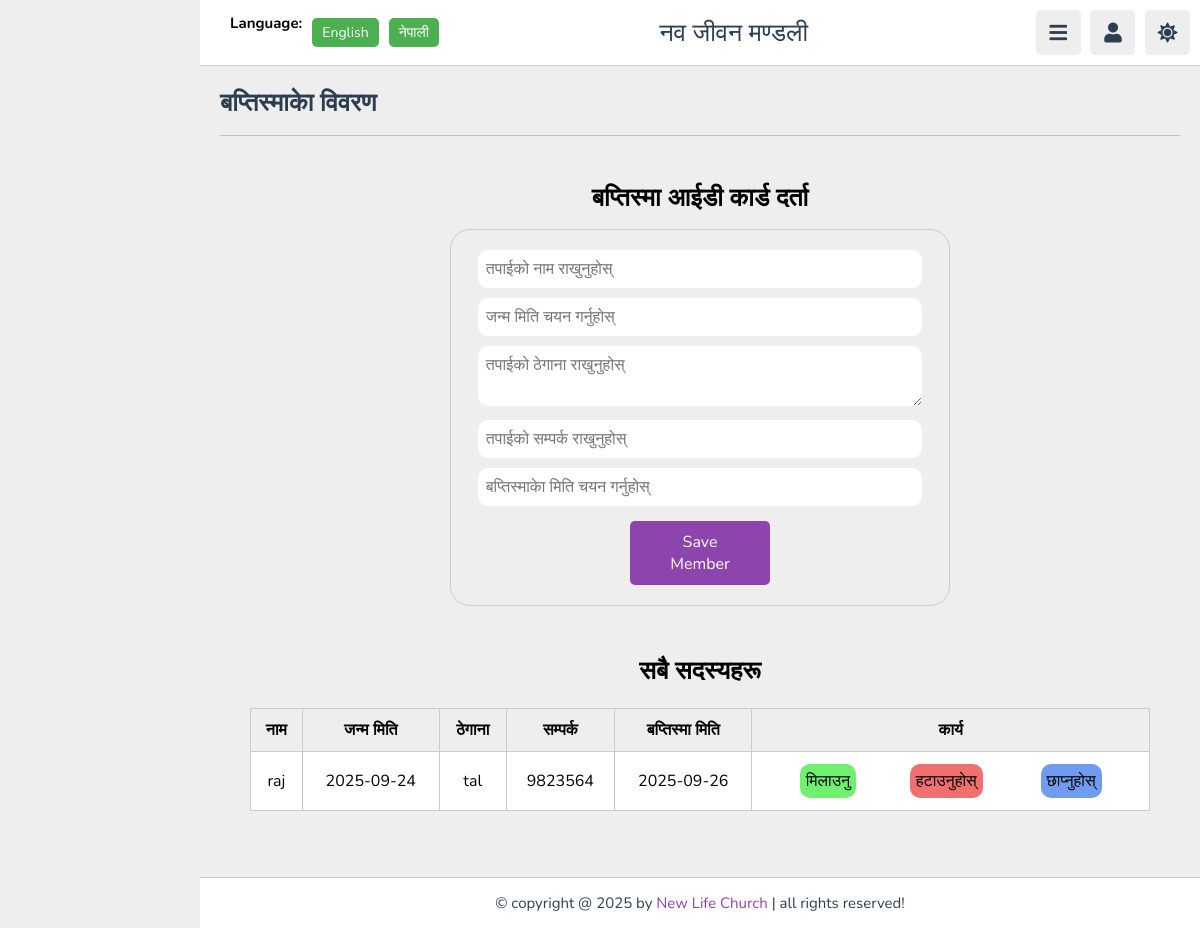
The app's page /baptism.php (signed in) with its own data.
### tables this page shows
CREATE TABLE `members` (
  `id` int(11) NOT NULL,
  `name` varchar(100) NOT NULL,
  `dob` date NOT NULL,
  `address` varchar(255) NOT NULL,
  `contact` varchar(20) NOT NULL,
  `baptism_date` date NOT NULL,
  `photo` varchar(255) NOT NULL,
  `created_at` timestamp NOT NULL DEFAULT current_timestamp()
);

### baptism.php (the view, shortened to what this page needs)
<?php
@include 'config.php';
$result = mysqli_query($conn, "SELECT * FROM members ORDER BY name ASC");
?>
<!DOCTYPE html>
<html lang="en">
<head>
   <link rel="stylesheet" href="https://cdnjs.cloudflare.com/ajax/libs/font-awesome/6.1.2/css/all.min.css">
   <link rel="stylesheet" href="https://cdnjs.cloudflare.com/ajax/libs/font-awesome/5.15.4/css/all.min.css">
<link href="https://nepalidatepicker.sajanmaharjan.com.np/v5/nepali.datepicker/css/nepali.datepicker.v5.0.6.min.css" rel="stylesheet" type="text/css"/>
<link href="https://nepalidatepicker.sajanmaharjan.com.np/v5/nepali.datepicker/css/nepali.datepicker.v5.0.6.min.css" rel="stylesheet" type="text/css"/>
   <link rel="stylesheet" href="css/style.css">
</head>
<body>
<header class="header">
   <section class="flex">
   <div class="lang-switcher">
      <h1>Language:</h1>
   <button id="lang-en">English</button>
   <button id="lang-ne">नेपाली</button>
</div>
      <a href="baptism.php" class="logo"><span data-key="church_name">नव जीवन मण्डली</span></a>
      <div class="icons">
         <div id="menu-btn" class="fas fa-bars"></div>
         <div id="user-btn" class="fas fa-user"></div>
         <div id="toggle-btn" class="fas fa-sun"></div>
      </div>
   </section>
</header>
<section class="home-grid">
   <h1 class="heading"><span data-key="account">बप्तिस्माकाे विवरण</span></h1>
</section>
</head>
<body>
<center><h2 class="h2" data-key="user"> बप्तिस्मा आईडी कार्ड दर्ता</h2>
<br>
<form action="" method="post" enctype="multipart/form-data">
  <input type="text" name="name" placeholder="तपाईको नाम राखुनुहोस्" data-placeholder-en="Enter your name" data-placeholder-ne="तपाईको नाम राखुनुहोस्" required><br>
  <input type="text" id="nepali-datepicker" name="dob" placeholder="जन्म मिति चयन गर्नुहोस्" data-placeholder-en="Enter your Date of Birth" data-placeholder-ne="जन्म मिति चयन गर्नुहोस्" required><br>
  <textarea name="address" placeholder="तपाईको ठेगाना राखुनुहोस्" data-placeholder-en="Enter your Address" data-placeholder-ne=" तपाईको ठेगाना राखुनुहोस्" required></textarea><br>
  <input type="text" name="contact" placeholder="तपाईको सम्पर्क राखुनुहोस्" data-placeholder-en="Enter your Mobile Numbers" data-placeholder-ne=" तपाईको सम्पर्क राखुनुहोस्" required><br>
  <input type="text" id="nepali-datepicker1" name="baptism_date"  placeholder="बप्तिस्माकाे मिति चयन गर्नुहोस्" data-placeholder-en="Enter your Date of Baptism" data-placeholder-ne="बप्तिस्माकाे मिति चयन गर्नुहोस्" required><br>
  <button class="btn" type="submit" name="submit">Save Member</button>
</form>
<br><br>
<h2 class="h2" data-key="admin">सबै सदस्यहरू</h2>
<table>
 <tr>
            <th data-key="name">नाम</th>
            <th data-key="part">जन्म मिति</th>
            <th data-key="act">ठेगाना</th>
            <th data-key="number">सम्पर्क</th>
            <th data-key="date">बप्तिस्मा मिति</th>
             <th data-key="action">कार्य</th>
        </tr>
  <?php while($row = mysqli_fetch_assoc($result)){ ?>
  <tr>
    <td><?= $row['name'] ?></td>
    <td><?= $row['dob'] ?></td>
      <td><?= $row['address'] ?></td>
    <td><?= $row['contact'] ?></td>
      <td><?= $row['baptism_date'] ?></td>
    <td>
       <center> <button class="btn1" onclick="window.location.href='editbaptism.php?id=<?= $row['id'] ?>'" data-key="edit">मिलाउनु</button>&nbsp;&nbsp;&nbsp;&nbsp;&nbsp;&nbsp;&nbsp;&nbsp;&nbsp;&nbsp;&nbsp;&nbsp;
      <button class="btn2" onclick="window.location.href='delbaptism.php?id=<?= $row['id'] ?>'" onclick="return confirm('Delete this member?')" data-key="delete">हटाउनुहोस्</button> &nbsp;&nbsp;&nbsp;&nbsp;&nbsp;&nbsp;&nbsp;&nbsp;&nbsp;&nbsp;&nbsp;&nbsp;
      <button class="btn0" onclick="window.location.href='print.php?id=<?= $row['id'] ?>'" target="_blank" data-key="print"> छाप्नुहोस्</button>
    </td>
  </tr>
  <?php } ?>
</table>
</center>
<br><br><br><br>
<footer class="footer">
   &copy; copyright @ 2025 by <span>New Life Church</span> | all rights reserved!
</footer>
</body>
</html>

### css/style.css (style rules this page uses)
:root { --main-color:#8e44ad; --red:#e74c3c; --orange:#f39c12; --light-color:#888; --light-bg:#eee; --black:#2c3e50; --white:#fff; --border:.1rem solid rgba(0,0,0,.2); }
* { font-family: 'Nunito', sans-serif; margin:0; padding:0; box-sizing: border-box; outline: none; border:none; text-decoration: none; }
html { font-size: 62.5%; overflow-x: hidden; }
section { padding:2rem; margin: 0 auto; max-width: 1200px; }
.heading { font-size: 2.5rem; color:var(--black); margin-bottom: 2.5rem; border-bottom: var(--border); padding-bottom: 1.5rem; text-transform: capitalize; }
.inline-btn, .inline-option-btn, .inline-delete-btn, .btn, .delete-btn, .option-btn { border-radius: .5rem; color:#fff; font-size: 1.8rem; cursor: pointer; text-transform: capitalize; padding:1rem 3rem; text-align: center; margin-top: 1rem; }
.btn, .delete-btn, .option-btn { display: block; width: 100%; }
.btn, .inline-btn { background-color: var(--main-color); }
.header { position: sticky; top:0; left:0; right: 0; background-color: var(--white); z-index: 1000; border-bottom: var(--border); }
.header .flex { display: flex; align-items: center; justify-content: space-between; position: relative; padding: 1rem 1rem; }
.header .flex .logo { font-size: 2.5rem; color: var(--black); }
.header .flex .icons div { font-size: 2rem; color:var(--black); background-color: var(--light-bg); border-radius: .5rem; height: 4.5rem; width: 4.5rem; line-height: 4.5rem; cursor: pointer; text-align: center; margin-left: .7rem; }
.footer { background-color: var(--white); border-top: var(--border); position: sticky; bottom: 0; left: 0; right: 0; text-align: center; font-size: 1.5rem; padding: 1.5rem 1.5rem; color:var(--black); margin-top: 1rem; z-index: 1000; }
.footer span { color:var(--main-color); }
@media (max-width:1200px) { body { padding-left: 0; } }

### baptism.php (style rules this page uses)
body { background-color: var(--light-bg); padding-left: 20rem; }
.lang-switcher { margin-left: 20px; display: flex; gap: 10px; }
.lang-switcher button { padding: 5px 10px; border: none; border-radius: 5px; cursor: pointer; background: #4CAF50; color: white; font-size: 14px; }
input, button, select { margin: 5px 0; padding: 8px; }
button { margin: 5px 0; padding: 8px; font-size: 16px; border-radius:10px; }
button { background: #6ff0dfff; border-radius: 10px; }
.btn0 { margin: 2px 0; padding: 6px; max-width: 400px; background: #6f9cf0ff; }
.btn1 { margin: 2px 0; padding: 6px; max-width: 400px; background: #6ff06fff; }
.btn2 { margin: 2px 0; padding: 6px; max-width: 400px; background: #f06f6fff; }
form { border:1px solid #ccc; padding:15px; margin-bottom:20px; width: 50%; border-radius:20px; }
input,textarea { width:95%; padding:8px; margin:5px 0; font-size:16px; border-radius: 10px; }
table { width:90%; border-collapse: collapse; margin-top:20px; font-size:16px; }
th,td { border:1px solid #ccc; padding:10px; text-align:center; background:white; }
th { background:#eee; }
.h2 { font-size:25px; }
.btn { font-size:16px; width:30%; }

### records on screen
members: name "raj", dob "2025-09-24", address "tal", contact "9823564", baptism_date "2025-09-26"
